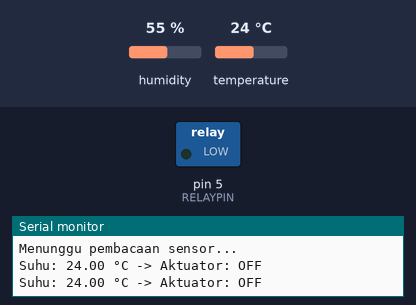
Recording of a sketch running on a simulated Arduino Uno, built with avr-gcc and run on an emulated ATmega328P. Shown: switched loads named in the sketch (green lamp = pin HIGH), the last lines printed to the serial monitor. The inputs (shaded band) are chosen by the test bench; at power-on: temperature 24 °C, humidity 55 %.

Above: at 2.8 s.
2.9 s: temperature set to 29 °C
5.6 s: temperature set to 32 °C
At 7.2 s:
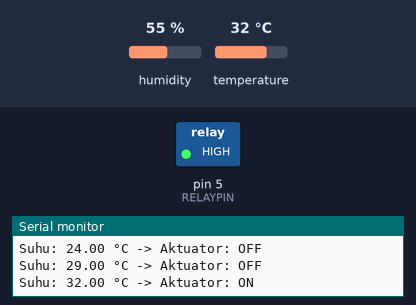
8.3 s: temperature set to 12 °C
At 10.8 s:
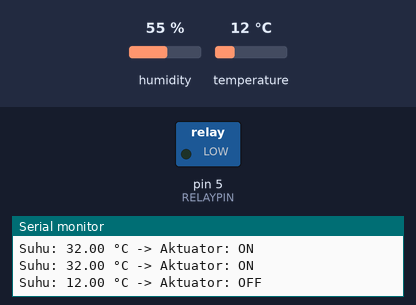
11.6 s: temperature set to 33 °C
At 13.2 s:
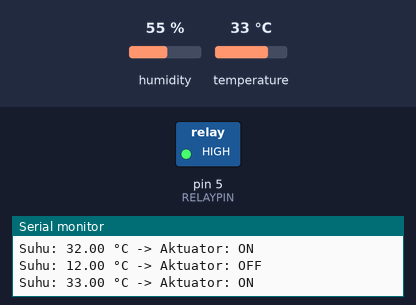
Timing chart, 0 to 14.7 s (numbered marks = the images above; inputs shaded):
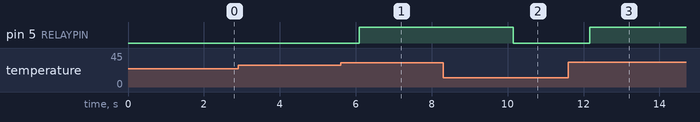

The sketch:

percobaan2.ino
```cpp
#include <DHT.h>

#define DHTPIN 4       // GPIO 4 = D2, DATA DHT11
#define DHTTYPE DHT11  // Menggunakan DHT11

#define RELAYPIN 5     // GPIO 5 = D1, IN relay

DHT dht(DHTPIN, DHTTYPE);

const float suhuThreshold = 30.0;  // Batas suhu 30°C

void setup() {
  Serial.begin(115200);

  dht.begin();

  pinMode(RELAYPIN, OUTPUT);

  // Relay mati saat awal
  digitalWrite(RELAYPIN, LOW);

  Serial.println("Sistem DHT11 + Relay");
  Serial.println("Menunggu pembacaan sensor...");
}

void loop() {

  // Membaca suhu
  float suhu = dht.readTemperature();

  // Periksa apakah pembacaan berhasil
  if (isnan(suhu)) {

    Serial.println("Gagal membaca data sensor!");

  } else {

    Serial.print("Suhu: ");
    Serial.print(suhu);
    Serial.print(" °C -> ");

    // Jika suhu lebih dari 30°C
    if (suhu > suhuThreshold) {

      digitalWrite(RELAYPIN, HIGH);
      Serial.println("Aktuator: ON");

    } else {

      digitalWrite(RELAYPIN, LOW);
      Serial.println("Aktuator: OFF");
    }
  }

  delay(2000);
}
```

Measured:
- the behaviour switches between 30 and 31 °C on temperature (found by bisection; images 0 and 1)
- after the input at 5.6 s, pin 5 (RELAYPIN): LOW → HIGH after 0.50 s
- after the input at 8.3 s, pin 5 (RELAYPIN): HIGH → LOW after 1.8 s
- after the input at 11.6 s, pin 5 (RELAYPIN): LOW → HIGH after 0.57 s
